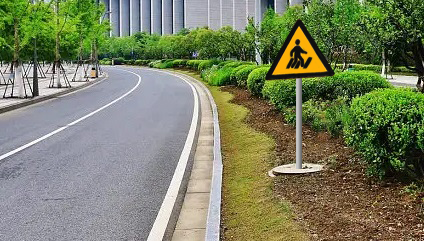
//> input picture CP-Program/Linear_Algebra/test.jpg, 424 x 241 px
$ ./hw4 test.jpg out.png   (built with g++ and OpenCV 4)
//> lines starting //> are read from the running program, lines starting //| are printed output that depends on the picture; after the words box and inside, x2 and y2 are one past the last pixel; in counts of white or black regions, pixels touching at a corner belong together
#include <opencv2/opencv.hpp>
#include <iostream>
#include <vector>
#include <algorithm>

using namespace cv;
using namespace std;

int main(int argc, char* argv[]) {

    Mat src = imread(argv[1], IMREAD_GRAYSCALE);
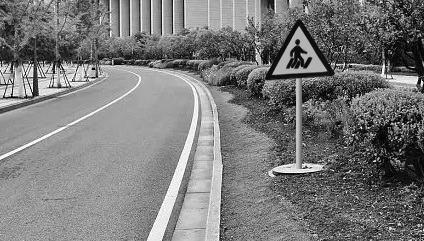
//> src: 241 rows x 424 cols, CV_8UC1; min 0, max 255, mean 122.3

    Mat binImg;
    threshold(src, binImg, 200, 255, THRESH_BINARY);
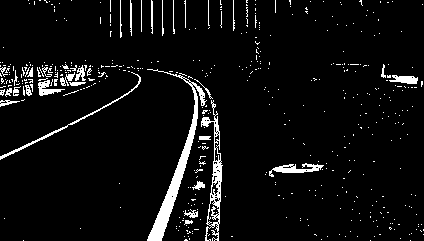
//> binImg: 241 rows x 424 cols, CV_8UC1; 5.6% white; 478 white regions (444 under 20 px)

    vector<vector<Point>> contours;
    findContours(binImg, contours, RETR_EXTERNAL, CHAIN_APPROX_SIMPLE);
//> contours = 476 contours, 458 with area under 20; largest, box (x1, y1, x2, y2) and area: (147, 69, 207, 241) 1294, (201, 100, 223, 241) 909, (269, 163, 324, 177) 240, (0, 72, 141, 160) 208, (38, 80, 65, 96) 144


    if (contours.size() == 0) {
        imwrite(argv[2], src);
        return 0;
    }

    int max_idx = -1;
    double max_area = 0;

    for (int i = 0; i < contours.size(); i++) {
        double a = contourArea(contours[i]);
        if (a > max_area) {
            max_area = a;
            max_idx = i;
        }
    }
//> this loop made 476 passes
//> (a, max_area) on passes 75, 113, 128, 187, 298: (41, 41), (42.5, 42.5), (240.5, 240.5), (909, 909), (1293.5, 1293.5)
//> a on passes 1, 2, 3, 4, 6, 7: 0, 0, 0, 0, 0, 0
//> after the loop, max_area = 1293.5; max_idx = 297


    Mat mask = Mat::zeros(src.size(), CV_8UC1);
    drawContours(mask, contours, max_idx, Scalar(255), FILLED);
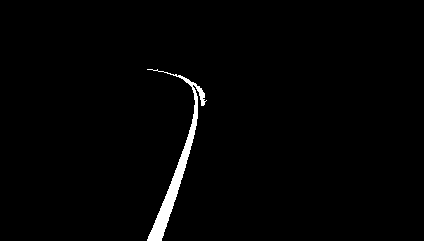
//> mask: 241 rows x 424 cols, CV_8UC1; 1.5% white; 1 white region, box (x1, y1, x2, y2) and area: (147, 69, 207, 241) 1530

    Mat img2;
    src.copyTo(img2, mask);

    Mat result = img2.clone();


    if (max_idx != -1 && contours[max_idx].size() >= 5) {
        RotatedRect rect = fitEllipse(contours[max_idx]);
//> rect = centre (141.1, 162.6), size (86, 208.2), angle 21

        float ang = rect.angle;
//> ang = 20.98
        float rotateVal = 0;
        if (rect.size.width < rect.size.height) {
            rotateVal = ang;
//> rotateVal = 20.98
        } else {
            rotateVal = ang - 90;
        }


        Mat M = getRotationMatrix2D(rect.center, rotateVal, 1.0);
//> M = [[0.934, 0.358, -48.84], [-0.358, 0.934, 61.27]]
        warpAffine(img2, result, M, src.size(), INTER_LINEAR, BORDER_CONSTANT, Scalar(0));
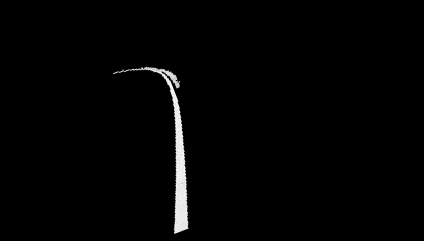
//> result: 241 rows x 424 cols, CV_8UC1; min 0, max 254, mean 3.5
    }
    imwrite(argv[2], result);

    return 0;
}
